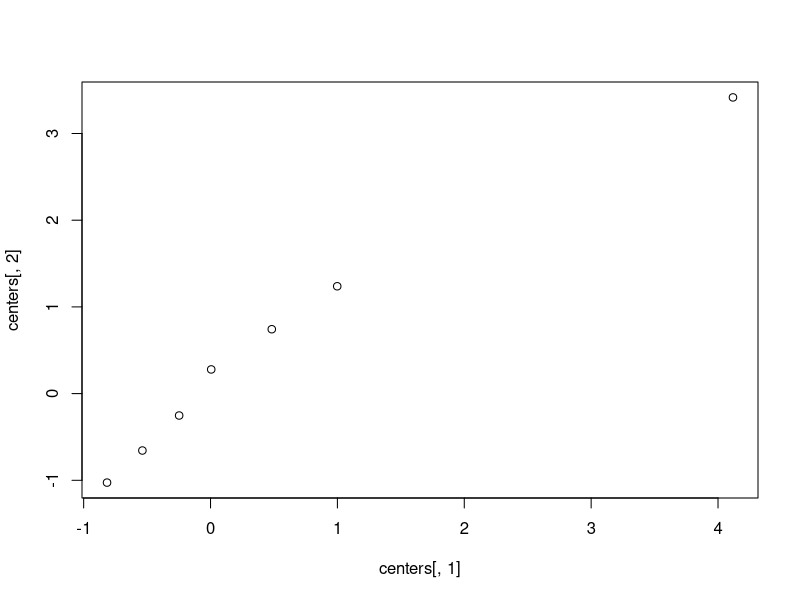
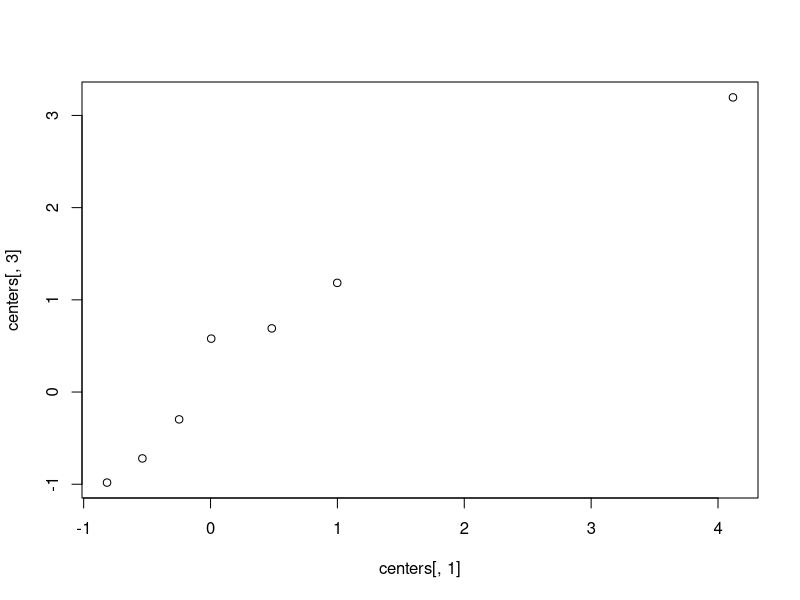
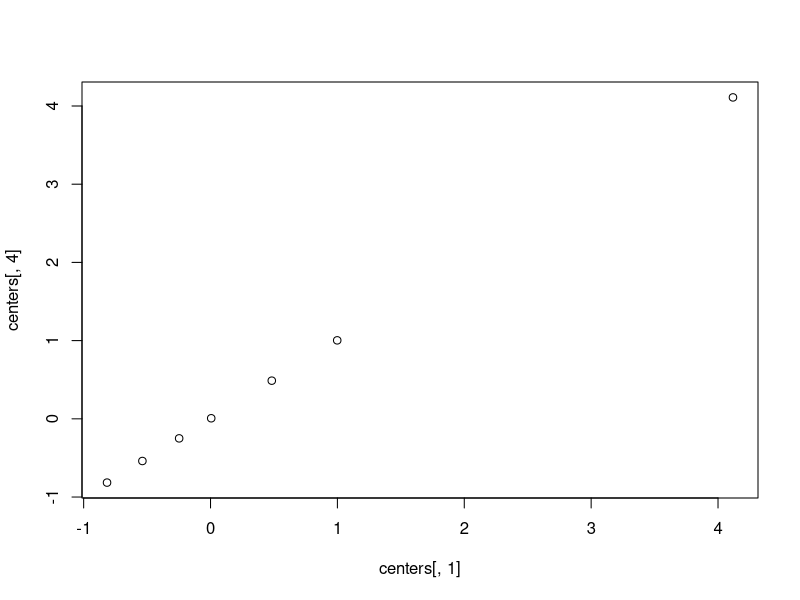
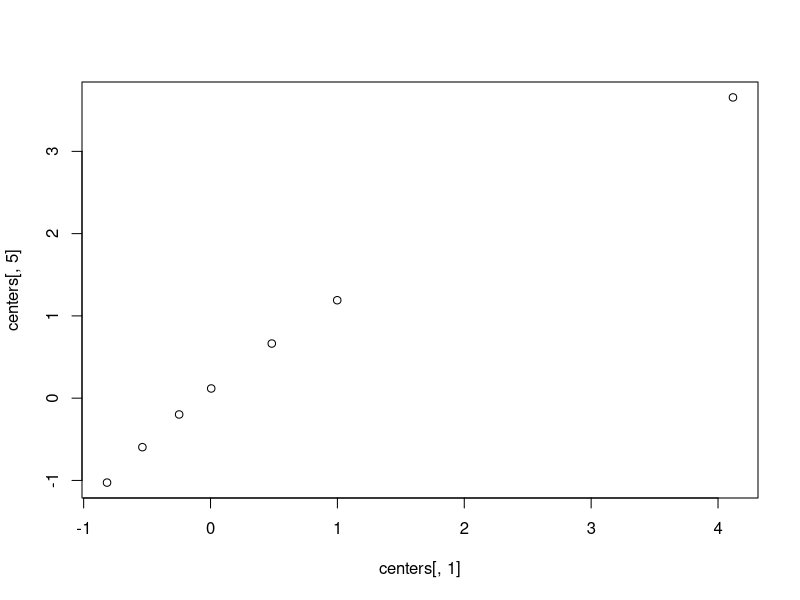
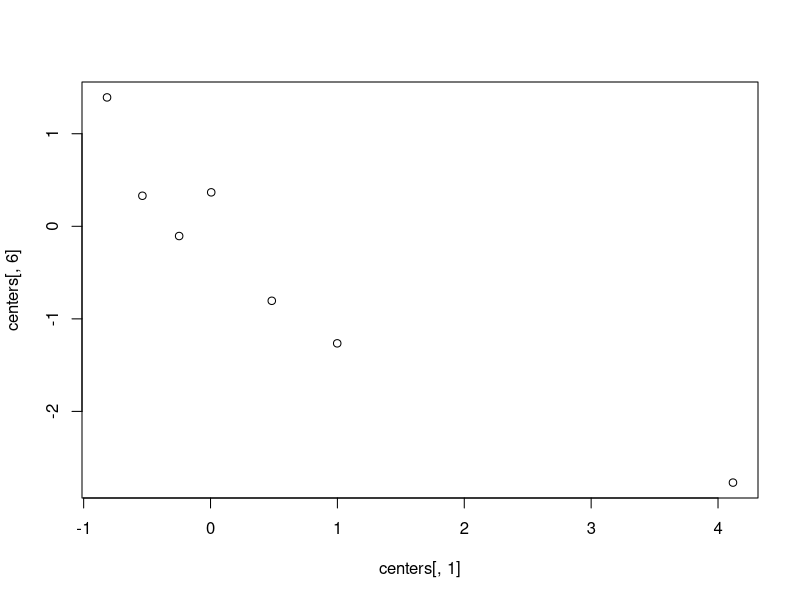

The R script that drew these images, in order:
# setwd("~/GitHub/Beans/WD")
setwd("G:/Repos/Beans/WD")

#data = read.csv('subsettedBeansNoColumns.csv', as.is = T)
data = read.csv('FullBeans2.csv', as.is = T)


data = data[,-which(names(data) %in% c("Extent","Solidity"))]

B<- data[,1] #Area
C<-data$Perimeter
D<-data$MajorAxisLength
E<-data$MinorAxisLength
#F<-data$AspectRation
#G<-data$Eccentricity
H<-data$ConvexArea
I<-data$EquivDiameter
#J <- data$Extent
#K <- data$Solidity
#L <- data$roundness
#M <- data$Compactness
N <- data$ShapeFactor1
#O <- data$ShapeFactor1
#P <- data$ShapeFactor2
#Q <- data$ShapeFactor4


#normalize data
meanB <- mean(B)
stB <- sd(B)
B <- (B-meanB )/stB

meanC <- mean(C)
stC <- sd(C)
C<- (C-meanC )/stC

meanD <- mean(D)
stD <- sd(D)
D<- (D-meanD )/stD

meanE <- mean(E)
stE <- sd(E)
E<- (E-meanE )/stE

# meanF <- mean(F)
# stF <- sd(F)
# F<- (F-meanF )/stF
# 
# meanG <- mean(G)
# stG <- sd(G)
# G<- (G-meanG )/stG

meanH <- mean(H)
stH <- sd(H)
H <- (H-meanH)/stH

meanI <- mean(I)
stI <- sd(I)
I <- (I-meanI )/stI
# 
# meanJ <- mean(J)
# sdJ <- sd(J)
# J <-(J-meanJ)/sdJ
# 
# meanK <- mean(K)
# sdK <- sd(K)
# K <-(K-meanK)/sdK
# 
# meanL <- mean(L)
# sdL <- sd(L)
# L <-(L-meanL)/sdL
# 
# meanM <- mean(M)
# sdM <- sd(M)
# M <-(M-meanM)/sdM

meanN <- mean(N)
sdN <- sd(N)
N <-(N-meanN)/sdN

# meanO <- mean(O)
# sdO <- sd(O)
# O <-(O-meanO)/sdO
# 
# meanP <- mean(P)
# sdP <- sd(P)
# P <-(P-meanP)/sdP
# 
# meanQ <- mean(Q)
# sdQ <- sd(Q)
# Q <-(P-meanQ)/sdQ

#data1 <- data.frame(B,C,D,E,F,G,H,I,J,K,L,M,N,O,P,Q)
#colnames(data1) <- c("B","C","D","E","F","G","H",'I',"J","K","L","M","N","O","P","Q")
# 
# data2 <- data.frame(B,C,D,E,F,G,H,I,L,M,N,O,P,Q)
# colnames(data2) <- c("B","C","D","E","F","G","H",'I',"L","M","N","O","P","Q")

data3 <- data.frame(B,C,D,H,I,N)
colnames(data3) <- c("B","C","D","H",'I',"N")

clusters = kmeans(data3, 7, nstart = 7, algorithm = "Lloyd", iter.max = 1000)

centers = clusters$centers

print(centers)

centers2 <- data.frame(centers)

plot(centers[,1],centers[,2])
plot(centers[,1],centers[,3])
plot(centers[,1],centers[,4])
plot(centers[,1],centers[,5])
plot(centers[,1],centers[,6])